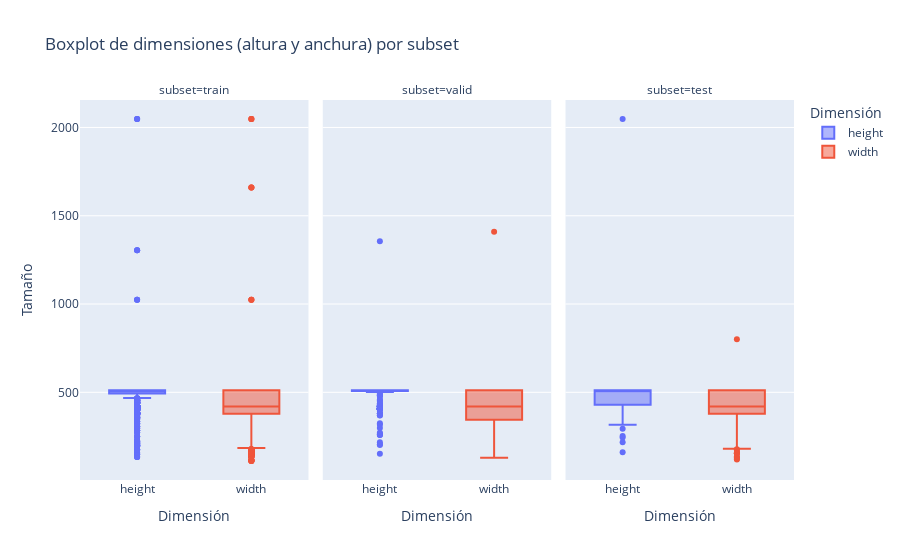

The notebook cell this image was saved under:
### Code cell
fig = px.box(
    df.melt(id_vars=["name", "subset"], value_vars=["height", "width"],
            var_name="axis", value_name="value"),
    x="axis",
    y="value",
    points="outliers",
    hover_name="name",
    labels={"axis": "Dimensión", "value": "Tamaño"},
    title="Boxplot de dimensiones (altura y anchura) por subset",
    color="axis",
    facet_col="subset"
)
fig.show()

### Figure 1 — Plotly figure (JSON) as saved in the notebook; plotly's stock layout.template omitted (floating-point values rounded to 4 significant figures; data arrays with more than 128 entries replaced by an {"elided": "..."} marker saying what was removed)
{"data": [{"alignmentgroup": "True", "boxpoints": "outliers", "hovertemplate": "<b>%{hovertext}</b><br><br>Dimensión=%{x}<br>subset=train<br>Tamaño=%{y}<extra></extra>", "hovertext": {"elided": "3915 str values"}, "legendgroup": "height", "marker": {"color": "#636efa"}, "name": "height", "notched": false, "offsetgroup": "height", "orientation": "v", "showlegend": true, "type": "box", "x": {"elided": "3915 str values"}, "x0": " ", "xaxis": "x", "y": {"elided": "3915 int values"}, "y0": " ", "yaxis": "y"}, {"alignmentgroup": "True", "boxpoints": "outliers", "hovertemplate": "<b>%{hovertext}</b><br><br>Dimensión=%{x}<br>subset=valid<br>Tamaño=%{y}<extra></extra>", "hovertext": {"elided": "379 str values"}, "legendgroup": "height", "marker": {"color": "#636efa"}, "name": "height", "notched": false, "offsetgroup": "height", "orientation": "v", "showlegend": false, "type": "box", "x": {"elided": "379 str values"}, "x0": " ", "xaxis": "x2", "y": {"elided": "379 int values"}, "y0": " ", "yaxis": "y2"}, {"alignmentgroup": "True", "boxpoints": "outliers", "hovertemplate": "<b>%{hovertext}</b><br><br>Dimensión=%{x}<br>subset=test<br>Tamaño=%{y}<extra></extra>", "hovertext": {"elided": "182 str values"}, "legendgroup": "height", "marker": {"color": "#636efa"}, "name": "height", "notched": false, "offsetgroup": "height", "orientation": "v", "showlegend": false, "type": "box", "x": {"elided": "182 str values"}, "x0": " ", "xaxis": "x3", "y": {"elided": "182 int values"}, "y0": " ", "yaxis": "y3"}, {"alignmentgroup": "True", "boxpoints": "outliers", "hovertemplate": "<b>%{hovertext}</b><br><br>Dimensión=%{x}<br>subset=train<br>Tamaño=%{y}<extra></extra>", "hovertext": {"elided": "3915 str values"}, "legendgroup": "width", "marker": {"color": "#EF553B"}, "name": "width", "notched": false, "offsetgroup": "width", "orientation": "v", "showlegend": true, "type": "box", "x": {"elided": "3915 str values"}, "x0": " ", "xaxis": "x", "y": {"elided": "3915 int values"}, "y0": " ", "yaxis": "y"}, {"alignmentgroup": "True", "boxpoints": "outliers", "hovertemplate": "<b>%{hovertext}</b><br><br>Dimensión=%{x}<br>subset=valid<br>Tamaño=%{y}<extra></extra>", "hovertext": {"elided": "379 str values"}, "legendgroup": "width", "marker": {"color": "#EF553B"}, "name": "width", "notched": false, "offsetgroup": "width", "orientation": "v", "showlegend": false, "type": "box", "x": {"elided": "379 str values"}, "x0": " ", "xaxis": "x2", "y": {"elided": "379 int values"}, "y0": " ", "yaxis": "y2"}, {"alignmentgroup": "True", "boxpoints": "outliers", "hovertemplate": "<b>%{hovertext}</b><br><br>Dimensión=%{x}<br>subset=test<br>Tamaño=%{y}<extra></extra>", "hovertext": {"elided": "182 str values"}, "legendgroup": "width", "marker": {"color": "#EF553B"}, "name": "width", "notched": false, "offsetgroup": "width", "orientation": "v", "showlegend": false, "type": "box", "x": {"elided": "182 str values"}, "x0": " ", "xaxis": "x3", "y": {"elided": "182 int values"}, "y0": " ", "yaxis": "y3"}], "layout": {"annotations": [{"font": {}, "showarrow": false, "text": "subset=train", "x": 0.16, "xanchor": "center", "xref": "paper", "y": 1, "yanchor": "bottom", "yref": "paper"}, {"font": {}, "showarrow": false, "text": "subset=valid", "x": 0.5, "xanchor": "center", "xref": "paper", "y": 1, "yanchor": "bottom", "yref": "paper"}, {"font": {}, "showarrow": false, "text": "subset=test", "x": 0.84, "xanchor": "center", "xref": "paper", "y": 1, "yanchor": "bottom", "yref": "paper"}], "boxmode": "overlay", "legend": {"title": {"text": "Dimensión"}, "tracegroupgap": 0}, "title": {"text": "Boxplot de dimensiones (altura y anchura) por subset"}, "xaxis": {"anchor": "y", "categoryarray": ["height", "width"], "categoryorder": "array", "domain": [0, 0.32], "title": {"text": "Dimensión"}}, "xaxis2": {"anchor": "y2", "categoryarray": ["height", "width"], "categoryorder": "array", "domain": [0.34, 0.66], "matches": "x", "title": {"text": "Dimensión"}}, "xaxis3": {"anchor": "y3", "categoryarray": ["height", "width"], "categoryorder": "array", "domain": [0.68, 1.0], "matches": "x", "title": {"text": "Dimensión"}}, "yaxis": {"anchor": "x", "domain": [0, 1], "title": {"text": "Tamaño"}}, "yaxis2": {"anchor": "x2", "domain": [0, 1], "matches": "y", "showticklabels": false}, "yaxis3": {"anchor": "x3", "domain": [0, 1], "matches": "y", "showticklabels": false}}}
